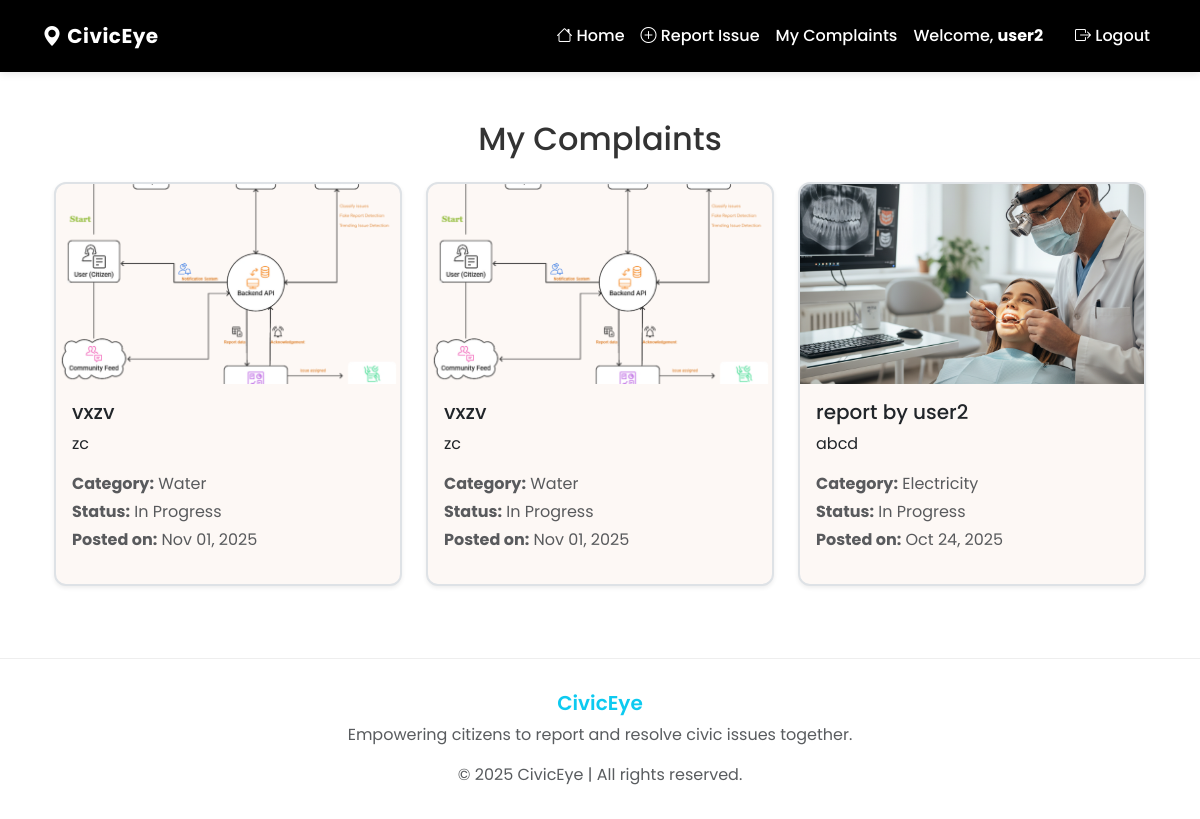
The app's page /my_complaints/ (signed in) with its own data.
### complaints/models.py (models this page shows, shortened)
class Complaint(models.Model):
    CATEGORY_CHOICES = [
        ('Road', 'Road'),
        ('Water', 'Water'),
        ('Electricity', 'Electricity'),
        ('Waste', 'Waste'),
        ('Other', 'Other'),
    ]
    STATUS_CHOICES = [
        ('Pending', 'Pending'),
        ('In Progress', 'In Progress'),
        ('Resolved', 'Resolved'),
    ]
    user = models.ForeignKey(User, on_delete=models.CASCADE)
    title = models.CharField(max_length=200)
    description = models.TextField()
    category = models.CharField(max_length=20, choices=CATEGORY_CHOICES)
    image = models.ImageField(upload_to='complaints/', blank=True, null=True)
    status = models.CharField(max_length=20, choices=STATUS_CHOICES, default='Pending')
    location = models.CharField(max_length=200)
    created_at = models.DateTimeField(auto_now_add=True)
    updated_at = models.DateTimeField(auto_now=True)
    class Meta:
        ordering = ['-created_at']

### complaints/views.py (the view)
# urls.py: path('my_complaints/', views.my_complaints, name='my_complaints'),
@login_required
def my_complaints(request):
    user_complaints = Complaint.objects.filter(user=request.user).order_by('-created_at')
    return render(request, 'complaints/my_complaints.html', {'complaints': user_complaints})

### complaints/templates/complaints/my_complaints.html
{% extends 'complaints/base.html' %}
{% load static %}
{% block content %}
<div class="container mt-5">
    <h2 class="text-center mb-4">My Complaints</h2>
    {% if complaints %}
        <div class="row">
            {% for complaint in complaints %}
                <div class="col-md-4 mb-4">
                    <div class="card shadow-sm border border-2" style="border-color: #6c757d;">
                        {% if complaint.image %}
                            <img src="{{ complaint.image.url }}" class="card-img-top" alt="Complaint Image" style="height:200px; object-fit:cover;">
                        {% endif %}
                        <div class="card-body">
                            <h5 class="card-title">{{ complaint.title }}</h5>
                            <p class="card-text">{{ complaint.description|truncatewords:20 }}</p>
                            <p class="text-muted mb-1"><strong>Category:</strong> {{ complaint.category }}</p>
                            <p class="text-muted mb-1"><strong>Status:</strong> {{ complaint.status }}</p>
                            <p class="text-muted"><strong>Posted on:</strong> {{ complaint.created_at|date:"M d, Y" }}</p>
                        </div>
                    </div>
                </div>
            {% endfor %}
        </div>
    {% else %}
        <div class="alert alert-info text-center">You have not posted any complaints yet.</div>
    {% endif %}
</div>
{% endblock %}

### complaints/templates/complaints/base.html (shortened to what this page needs)
<!DOCTYPE html>
<html lang="en">
<head>
  <link href="https://cdn.jsdelivr.net/npm/bootstrap@5.3.0/dist/css/bootstrap.min.css" rel="stylesheet">
  <link rel="stylesheet" href="https://cdn.jsdelivr.net/npm/bootstrap-icons@1.10.0/font/bootstrap-icons.css">
</head>
<body>
  <nav class="navbar navbar-expand-lg py-3" style="background-color:#609aa8;">
    <div class="container">
      <a class="navbar-brand text-white" href="{% url 'complaints:home' %}">
        <i class="bi bi-geo-alt-fill"></i> CivicEye
      </a>
      <div class="collapse navbar-collapse" id="navbarNav">
        <ul class="navbar-nav ms-auto align-items-center">
          <li class="nav-item">
            <a class="nav-link text-white" href="{% url 'complaints:home' %}"><i class="bi bi-house"></i> Home</a>
          </li>
          <li class="nav-item">
            <a class="nav-link text-white" href="{% url 'complaints:report' %}"><i class="bi bi-plus-circle"></i> Report
              Issue</a>
          </li>
          {% if user.is_authenticated %}
          <li class="nav-item">
            <a class="nav-link" href="{% url 'complaints:my_complaints' %}">My Complaints</a>
          </li>
          {% endif %}
          {% if user.is_authenticated %}
          <li class="nav-item me-3">
            <span class="nav-link text-light" style="color:#198754">Welcome, <strong>{{ user.username }}</strong></span>
          </li>
          <li class="nav-item">
            <a class="nav-link text-white" href="{% url 'complaints:logout' %}">
              <i class="bi bi-box-arrow-right"></i> Logout
            </a>
          </li>
          {% endif %}
        </ul>
      </div>
    </div>
  </nav>
  <main class="container my-5">
    {% block content %}{% endblock %}
  </main>
  <footer class="footer">
    <div class="container">
      <h5>CivicEye</h5>
      <p class="text-muted">Empowering citizens to report and resolve civic issues together.</p>
      <p class="text-muted mb-0">&copy; 2025 CivicEye | All rights reserved.</p>
    </div>
  </footer>
</body>
</html>

### complaints/templates/complaints/base.html (style rules this page uses)
body { background-color: #ffffff; font-family: 'Poppins', sans-serif; color: #333; }
.navbar { background-color: #000000 !important; box-shadow: 0 2px 8px rgba(0, 0, 0, 0.1); }
.navbar-brand { font-weight: 700; color: #ffffff !important; letter-spacing: 0.5px; }
.nav-link { color: #ffffff !important; font-weight: 500; transition: color 0.3s ease; }
.card { border: 2px solid #c9bebe; border-radius: 12px; background-color: #fdf8f5; transition: transform 0.2s ease, box-shadow 0.2s ease; }
.card-img-top { height: 220px; object-fit: cover; border-top-left-radius: 10px; border-top-right-radius: 10px; }
.footer { background-color: #fff; color: #555; border-top: 1px solid #eee; padding: 2rem 0; margin-top: 3rem; text-align: center; }
.footer h5 { color: #0dcaf0; font-weight: 600; }

### records on screen
Complaint: image (picture), title "vxzv", description "zc", category "Water", status "In Progress", created_at "Nov 01, 2025"
Complaint: image (picture), title "vxzv", description "zc", category "Water", status "In Progress", created_at "Nov 01, 2025"
Complaint: image (picture), title "report by user2", description "abcd", category "Electricity", status "In Progress", created_at "Oct 24, 2025"

### other values on screen
{{ user.username }} "user2"
